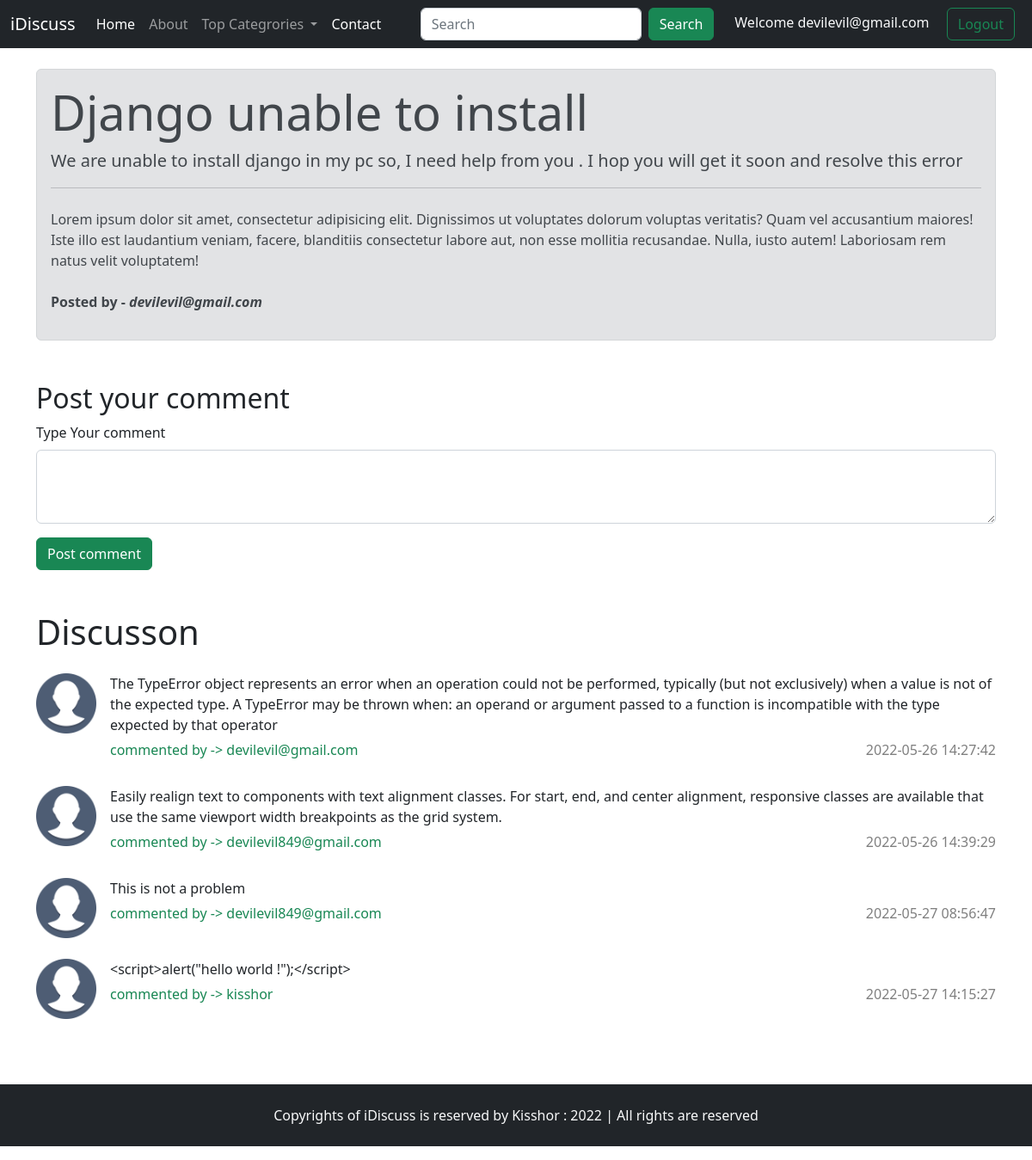
The app's page /threaditem.php?threadid=1 (signed in) with its own data.
### tables this page shows
CREATE TABLE `thread` (
  `thread_id` int(7) NOT NULL,
  `thread_title` varchar(300) NOT NULL,
  `thread_desc` text NOT NULL,
  `thread_cat_id` int(7) NOT NULL,
  `thread_user_id` int(7) NOT NULL,
  `time` datetime NOT NULL DEFAULT current_timestamp()
);

CREATE TABLE `users` (
  `sno` int(8) NOT NULL,
  `user_email` varchar(30) NOT NULL,
  `user_pass` varchar(300) NOT NULL,
  `time` datetime NOT NULL DEFAULT current_timestamp()
);

CREATE TABLE `comment` (
  `comment_id` int(8) NOT NULL,
  `comment_content` text NOT NULL,
  `thread_id` int(8) NOT NULL,
  `comment_by` int(8) NOT NULL,
  `comment_time` datetime NOT NULL DEFAULT current_timestamp()
);

### threaditem.php (the view, shortened to what this page needs)
      <?php include('partials/_navbar.php') ?>
      <?php include('partials/_dbconnect.php') ?>
      <?php
      $id = $_GET['threadid'];
      $sql = "SELECT *FROM `thread` WHERE thread_id = $id";
      $result = mysqli_query($conn, $sql);
      $count = mysqli_num_rows($result);
      if ($count>0) {
        while ($row = mysqli_fetch_assoc($result)) {
          $title =  $row['thread_title'];
          $desc =  $row['thread_desc'];
          $thread_user_id = $row['thread_user_id'];
          $sql1 = "SELECT user_email FROM `users` WHERE sno='$thread_user_id'";
          $result1 = mysqli_query($conn, $sql1);
          $row1 = mysqli_fetch_assoc($result1);
          $user_email =  $row1['user_email'];
        }
      }
      ?>
      <div class="container my-4 bg-gray">
          <div class="alert alert-secondary" role="alert">
            <h1 class="display-4"><?php echo $title; ?></h1>
            <p class="lead"> <?php echo $desc; ?>  </p>
            <hr>
            <p class="my-4">Lorem ipsum dolor sit amet, consectetur adipisicing elit. Dignissimos ut voluptates dolorum voluptas veritatis? Quam vel accusantium maiores! Iste illo est laudantium veniam, facere, blanditiis consectetur labore aut, non esse mollitia recusandae. Nulla, iusto autem! Laboriosam rem natus velit voluptatem!</p>
             <p><b>Posted by -<em> <?php echo $user_email; ?></b></em></p>
          </div>
      </div>
        <?php
        if (isset($_SESSION['loggedin']) && $_SESSION['loggedin']==true) {
          echo'<div class="container my-5">
            <h2>Post your comment</h2>
            <form method="POST" action="'.$_SERVER["REQUEST_URI"].'">
              <div class="mb-3">
                <label for="description" class="form-label">Type Your comment</label>
                <textarea type="text" class="form-control" name="comment" rows="3" id="description"></textarea>
                <input type="hidden" name="sno" value="'.$_SESSION["sno"].'">
              </div>
              <button type="submit" name="submit" class="btn btn-success">Post comment</button>
            </form>
          </div>';
        }else{
          echo"<div class='container'>
          <p class='lead'>You have to logged to post a comment</p>
          </div>";
        }
          ?>
      <div class="container hdr">
          <h1>Discusson</h1>
          <?php
            $id = $_GET['threadid'];
            $sql3 = "SELECT *FROM `comment` WHERE thread_id = $id";
            $result = mysqli_query($conn, $sql3);
            $count = mysqli_num_rows($result);
            if ($count>0) {
              while ($row = mysqli_fetch_assoc($result)) {
                $content =  $row['comment_content'];
                $comment_time = $row['comment_time'];
                $comment_by = $row['comment_by'];
                $sql4 = "SELECT user_email FROM `users` WHERE sno='$comment_by'";
                $result4 = mysqli_query($conn, $sql4);
                $row4 = mysqli_fetch_assoc($result4);
                $user_email =  $row4['user_email'];
                echo'<div class="d-flex my-4">
                  <div class="flex-shrink-0">
                      <img src="./img/user.png" width="70px" alt="...">
                  </div>
                  <div class="flex-grow-1 ms-3">
                   '.$content.'
                    <h6 class="font-weight-bold mt-2 text-success"> commented by -> '.$user_email.' <p class="float-end my-0 text-black-50">'.$comment_time.'</p></h6>
                  </div>
                </div>';
                }
          }
          ?>
      </div>
      <?php include('partials/_footer.php') ?>
  </body>
</html>

### partials/_navbar.php (style rules this page uses)
.hdr { min-height: 550px; }

### records on screen
thread: thread_title "Django unable to install", thread_desc "We are unable to install django in my pc so, I need help from you . I hop you will get it soon and resolve this error"
users: user_email "devilevil@gmail.com"
comment: comment_content "The TypeError object represents an error when an operation could not be performed, typically (but not exclusively) when a value is not of the expected type. A TypeError may be thrown when: an operand or argument passed to a function is incompatible with the type expected by that operator", users.user_email "devilevil@gmail.com", comment_time "2022-05-26 14:27:42"
comment: comment_content "Easily realign text to components with text alignment classes. For start, end, and center alignment, responsive classes are available that use the same viewport width breakpoints as the grid system.", users.user_email "devilevil849@gmail.com", comment_time "2022-05-26 14:39:29"
comment: comment_content "This is not a problem", users.user_email "devilevil849@gmail.com", comment_time "2022-05-27 08:56:47"
comment: comment_content "<script>alert(\"hello world !\");</script>", users.user_email "kisshor", comment_time "2022-05-27 14:15:27"

### other values on screen
$_SESSION['username'] "devilevil@gmail.com"
